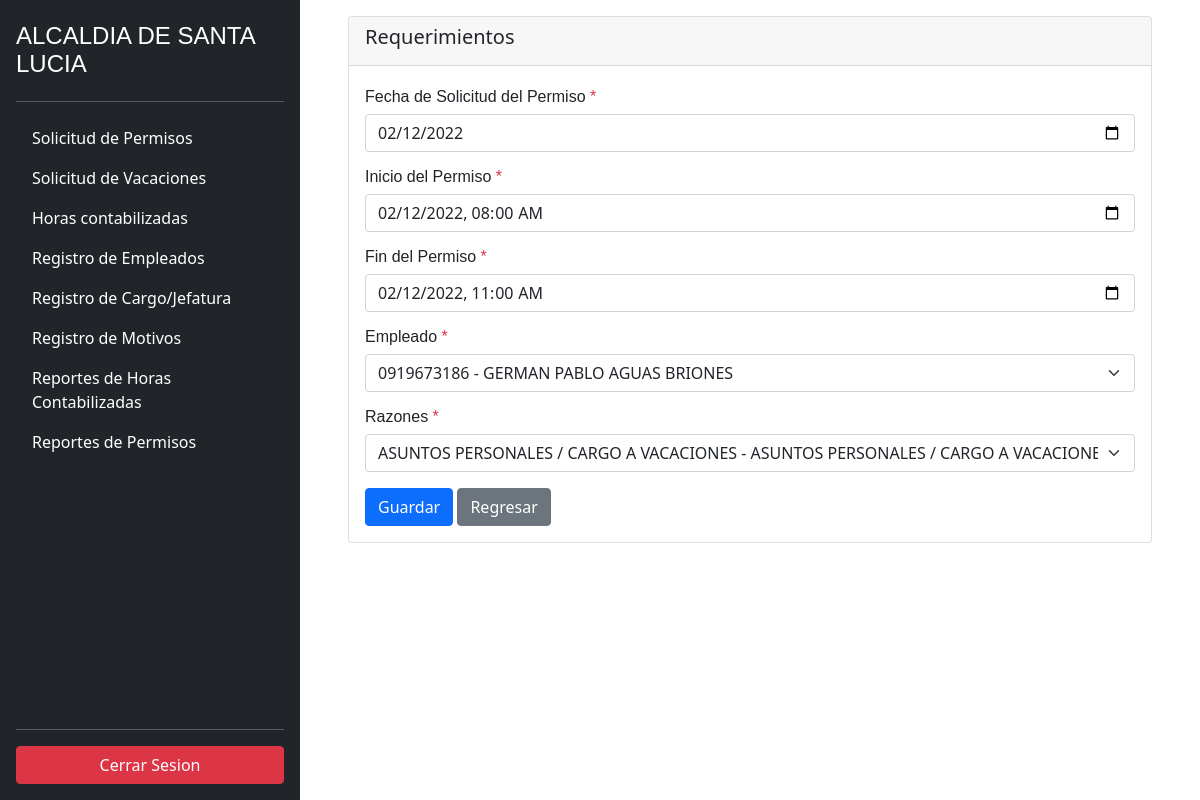
The app's page /requirements/11/update (signed in) with its own data.
### employee/models.py (models this page shows, shortened)
class Requirements(models.Model):
    code = models.CharField(max_length=6, null=True, blank=True)
    date_requirement = models.DateField()
    date_start = models.DateTimeField()
    date_end = models.DateTimeField()
    hours_discount = models.IntegerField(null=True, blank=True)
    employee = models.ForeignKey(
        Employee,
        related_name='employee',
        on_delete=models.SET_NULL,
        null=True
    )
    created = models.DateTimeField(auto_now_add=True)
    updated = models.DateTimeField(auto_now=True)
    reason = models.ForeignKey(
        Reason,
        related_name='reason',
        on_delete=models.SET_NULL,
        null=True
    )
    class Meta:
        ordering = ('-pk', )

### employee/views.py (the view, shortened to what this page needs)
# urls.py: path('requirements/<pk>/update', login_required(RequirementsUpdateView.as_view()), name='update_requirements'),
class RequirementsUpdateView(UpdateView):
    model = Requirements
    template_name= 'requirements/requirements_form.html'
    form_class = RequirementForm

### employee/forms.py (shortened to what this page needs)
class RequirementForm(forms.ModelForm):
    class Meta:
        model = Requirements
        exclude = ('code','hours_discount',)
    date_requirement = forms.CharField(
        label='Fecha de Solicitud del Permiso', widget=forms.TextInput(attrs={'type': 'date', 'class': 'form-control'}))
    date_start = forms.CharField(
        label='Inicio del Permiso', widget=forms.TextInput(attrs={'type': 'datetime-local', 'class': 'form-control'}))
    date_end = forms.CharField(
        label='Fin del Permiso', widget=forms.TextInput(attrs={'type': 'datetime-local', 'class': 'form-control'}))
    employee = forms.ModelChoiceField(label='Empleado', empty_label='Seleccione', queryset=Employee.objects.all(), widget=forms.Select(attrs={'class':'form-select'}))
    reason = forms.ModelChoiceField(label='Razones', empty_label='Seleccione', queryset=Reason.objects.all(), widget=forms.Select(attrs={'class':'form-select'}))

### employee/models.py (called while the page is built)
    def __str__(self):
        return f'{self.identification} - {self.name} {self.lastname}'

    def __str__(self):
        return f'{self.name} - {self.description}'

### employee/templates/requirements/requirements_form.html (shortened to what this page needs)
{% extends 'base.html' %}
{% block sidebar %}
{% include 'sidebar.html' %}
{% endblock %}
{% block content %}
<div class="card me-5 ms-5 mt-3 mb-3">
    <div class="card-header">
        <h5 class="card-title">Requerimientos</h5>
    </div>
    <div class="card-body">
        <form method="post"> {% csrf_token %}
            {% for field in form.visible_fields %}
            <div class="mb-3">
                <label for="exampleInputPassword1" class="form-label">{{field.label}}
                    {% if field.field.required %}
                        <span class="text-danger">*</span>
                    {% endif %}
                </label>
                {{field}}
            </div>
            {% endfor %}
            <button type="submit" class="btn btn-primary">Guardar</button>
            <a href="{% url 'employee:list_requirements' %}" class="btn btn-secondary">Regresar</a>
        </form>
    </div>
</div>
{% endblock %}

### employee/static/css/style.css (style rules this page uses)
* { box-sizing: border-box; margin: 0; padding: 0; }
label { display: block; font: 1rem 'Fira Sans', sans-serif; }
input, label { margin: .4rem 0; }

### records on screen
Requirements: visible_fields "02/12/2022" "02/12/2022 08:00" "02/12/2022 11:00" "0919673186 - GERMAN PABLO AGUAS BRIONES" "ASUNTOS PERSONALES / CARGO A VACACIONES - ASUNTOS PERSONALES / CARGO A VACACIONES"

### other values on screen
{{ field.label }} "Fecha de Solicitud del Permiso" "Inicio del Permiso" "Fin del Permiso" "Empleado" "Razones"
